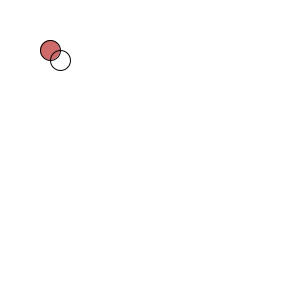
Frame 1 (no input)
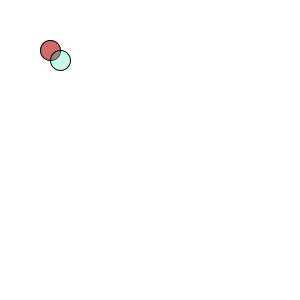
Frame 60 (the mouse pressed at the canvas centre just before this capture)
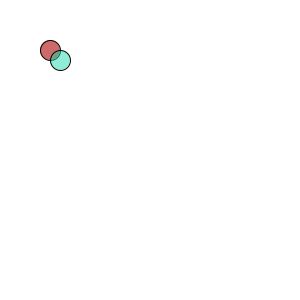
Frame 120 (the mouse held since frame 60 and released just before this capture)

The Processing sketch that drew these frames (run headless with seeded random() and noise(); from frame 60 on, the mouse is pressed at the canvas centre):

// Processing sketch: ex14_animate_opacity
// ── ex14_animate_opacity.pde
int opacity = 0;

void setup() {
  size(300,300);
  background(255);
}

void draw() {
  background(255);
  
  fill(206,106,106);
  ellipse(50,50,20,20);
  
  /* opacity of this ellipse will start at 0
   * meaning fully transparent and then gradually
   * increase until it is fully opaque
   */
  fill(15,216,168,opacity);
  ellipse(60,60,20,20);
  opacity = opacity + 1;
}
 
